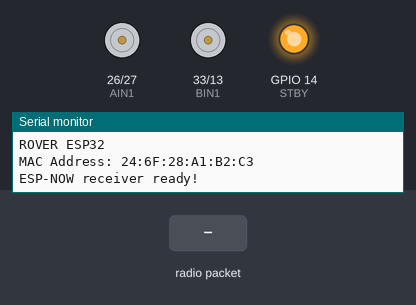
A sketch run on a simulated ESP32. Parts: motor-driver pin pairs drawn as motors (green arrow = first pin HIGH = forward, orange = second pin HIGH = backward, longer = more drive, scaled by the enable pin, stopped while the standby pin is LOW), output pins drawn as LEDs (lit = HIGH), the last lines printed to the serial monitor. The test bench sets the inputs (shaded band).

Above: at 1.2 s.
1.3 s: radio packet "F" arrives
At 2.3 s:
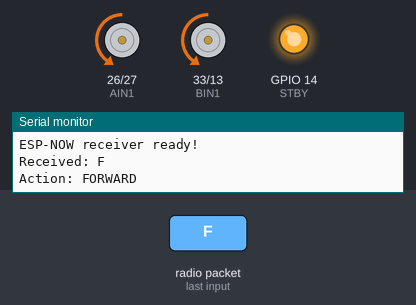
2.8 s: radio packet "B" arrives
At 3.5 s:
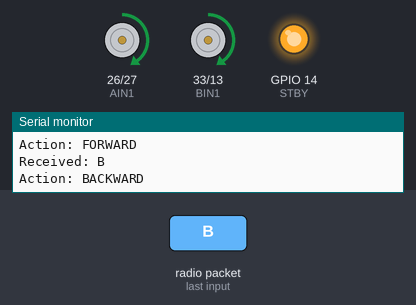
4.3 s: radio packet "L" arrives
At 4.6 s:
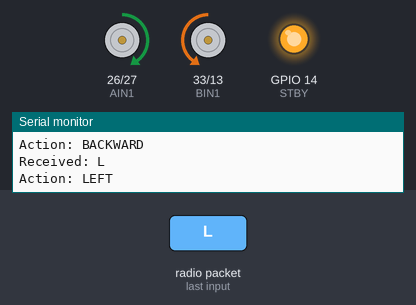
5.8 s: radio packet "R" arrives
At 7.0 s:
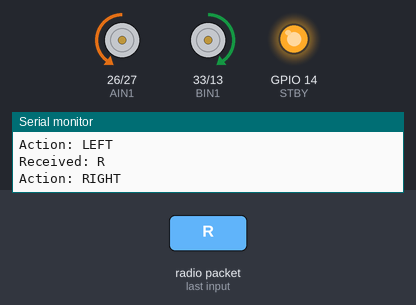
Timing chart, 0 to 8.3 s (numbered marks = the images above; inputs shaded):
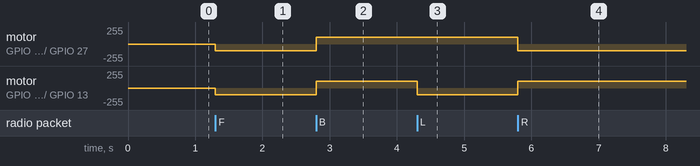

The sketch:

newdriverecieve.ino
```cpp
#include <WiFi.h>
#include <esp_now.h>

// ================================
// Motor Driver 1 - Left Side
// ================================
#define PWMA 25
#define AIN1 26
#define AIN2 27

// ================================
// Motor Driver 2 - Right Side
// ================================
#define PWMB 32
#define BIN1 33
#define BIN2 13

// Standby pin
#define STBY 14

// Motor speed
const int MOTOR_SPEED = 100;


// =================================
// MOTOR FUNCTIONS
// =================================

void stopMotors() {

  digitalWrite(AIN1, LOW);
  digitalWrite(AIN2, LOW);

  digitalWrite(BIN1, LOW);
  digitalWrite(BIN2, LOW);

  analogWrite(PWMA, 0);
  analogWrite(PWMB, 0);
}


void forward() {

  digitalWrite(AIN1, LOW);
  digitalWrite(AIN2, HIGH);

  digitalWrite(BIN1, LOW);
  digitalWrite(BIN2, HIGH);

  analogWrite(PWMA, MOTOR_SPEED);
  analogWrite(PWMB, MOTOR_SPEED);
}


void backward() {

  digitalWrite(AIN1, HIGH);
  digitalWrite(AIN2, LOW);

  digitalWrite(BIN1, HIGH);
  digitalWrite(BIN2, LOW);

  analogWrite(PWMA, MOTOR_SPEED);
  analogWrite(PWMB, MOTOR_SPEED);
}


void left() {

  // Left motors backward
  digitalWrite(AIN1, HIGH);
  digitalWrite(AIN2, LOW);

  // Right motors forward
  digitalWrite(BIN1, LOW);
  digitalWrite(BIN2, HIGH);

  analogWrite(PWMA, MOTOR_SPEED);
  analogWrite(PWMB, MOTOR_SPEED);
}


void right() {

  // Left motors forward
  digitalWrite(AIN1, LOW);
  digitalWrite(AIN2, HIGH);

  // Right motors backward
  digitalWrite(BIN1, HIGH);
  digitalWrite(BIN2, LOW);

  analogWrite(PWMA, MOTOR_SPEED);
  analogWrite(PWMB, MOTOR_SPEED);
}


// =================================
// ESP-NOW RECEIVE FUNCTION
// =================================

void onDataReceive(
  const esp_now_recv_info_t *info,
  const uint8_t *data,
  int len
) {

  if (len < 1) {
    return;
  }

  char command = (char)data[0];

  Serial.print("Received: ");
  Serial.println(command);

  switch (command) {

    case 'F':
      Serial.println("Action: FORWARD");
      forward();
      break;

    case 'B':
      Serial.println("Action: BACKWARD");
      backward();
      break;

    case 'L':
      Serial.println("Action: LEFT");
      left();
      break;

    case 'R':
      Serial.println("Action: RIGHT");
      right();
      break;

    case 'P':
      Serial.println("Action: PRESSED");
      stopMotors();
      break;

    case 'S':
      Serial.println("Action: STOP");
      stopMotors();
      break;

    default:
      Serial.println("Unknown command");
      stopMotors();
      break;
  }
}


// =================================
// SETUP
// =================================

void setup() {

  Serial.begin(115200);

  // Motor pins
  pinMode(PWMA, OUTPUT);
  pinMode(AIN1, OUTPUT);
  pinMode(AIN2, OUTPUT);

  pinMode(PWMB, OUTPUT);
  pinMode(BIN1, OUTPUT);
  pinMode(BIN2, OUTPUT);

  pinMode(STBY, OUTPUT);

  // Enable TB6612FNG
  digitalWrite(STBY, HIGH);

  // Start with motors stopped
  stopMotors();

  // Wi-Fi in station mode
  WiFi.mode(WIFI_STA);

  Serial.println();
  Serial.println("ROVER ESP32");
  Serial.print("MAC Address: ");
  Serial.println(WiFi.macAddress());

  // Initialize ESP-NOW
  if (esp_now_init() != ESP_OK) {

    Serial.println("ESP-NOW initialization failed!");

    return;
  }

  // Register receive callback
  esp_now_register_recv_cb(onDataReceive);

  Serial.println("ESP-NOW receiver ready!");
}


// =================================
// LOOP
// =================================

void loop() {

  // Nothing required here.
  // Commands are handled by ESP-NOW callback.

}
```

Measured:
- after the input at 1.3 s, motor on GPIO 26 (AIN1) / GPIO 27 (AIN2), motor on GPIO 33 (BIN1) / GPIO 13 (BIN2): stopped → backward 100/255 at once
- after the input at 2.8 s, motor on GPIO 26 (AIN1) / GPIO 27 (AIN2), motor on GPIO 33 (BIN1) / GPIO 13 (BIN2): backward 100/255 → forward 100/255 at once
- after the input at 4.3 s, motor on GPIO 33 (BIN1) / GPIO 13 (BIN2): forward 100/255 → backward 100/255 at once
- after the input at 5.8 s, motor on GPIO 26 (AIN1) / GPIO 27 (AIN2): forward 100/255 → backward 100/255 at once; motor on GPIO 33 (BIN1) / GPIO 13 (BIN2): backward 100/255 → forward 100/255 at once
